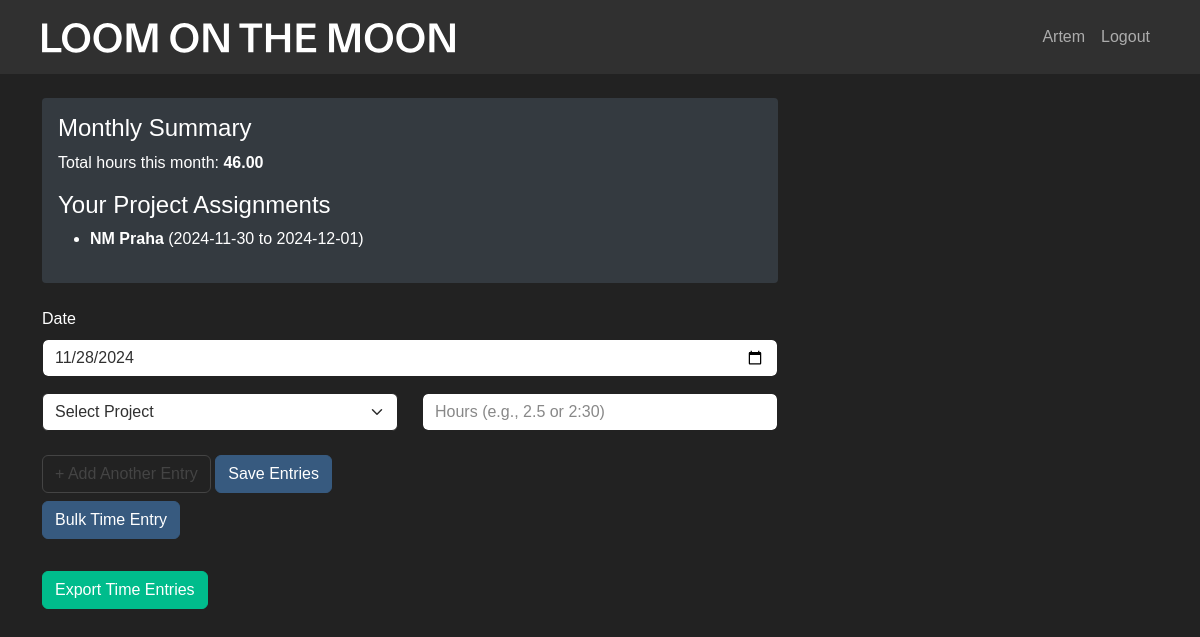
The app's page / (signed in) with its own data.
### app/models.py (models this page shows)
class User(UserMixin, db.Model):
    id = db.Column(db.Integer, primary_key=True)
    username = db.Column(db.String(80), unique=True, nullable=False)
    password = db.Column(db.String(120), nullable=False)
    is_admin = db.Column(db.Boolean, default=False)
    is_active = db.Column(db.Boolean, default=True)  # New field
    time_entries = db.relationship('TimeEntry', backref='user', lazy=True)

class ProjectAssignment(db.Model):
    __tablename__ = 'project_assignment'
    id = db.Column(db.Integer, primary_key=True)
    user_id = db.Column(db.Integer, db.ForeignKey('user.id'), nullable=False)
    project_id = db.Column(db.Integer, db.ForeignKey('project.id'), nullable=False)
    start_date = db.Column(db.Date, nullable=False)
    end_date = db.Column(db.Date, nullable=False)
    user = db.relationship('User', backref=db.backref('assignments', cascade='all, delete-orphan'))
    project = db.relationship('Project', backref=db.backref('assignments', cascade='all, delete-orphan'))

class Project(db.Model):
    id = db.Column(db.Integer, primary_key=True)
    name = db.Column(db.String(100), unique=True, nullable=False)
    deadline = db.Column(db.Date, nullable=True)
    is_active = db.Column(db.Boolean, default=True)  # New field
    time_entries = db.relationship('TimeEntry', backref='project', lazy=True)

### app/main.py (the view)
@main.route('/')
@login_required
def index():
    if current_user.is_admin:
        projects = Project.query.all()
        users = User.query.all()
    else:
        projects = Project.query.filter_by(is_active=True).all()
        users = None
    current_month_hours = TimeEntry.query \
        .filter(TimeEntry.user_id == current_user.id) \
        .filter(extract('month', TimeEntry.date) == datetime.now().month) \
        .with_entities(func.sum(TimeEntry.hours)) \
        .scalar() or 0
    user_assignments = ProjectAssignment.query.filter_by(user_id=current_user.id).all()
    return render_template(
        'index.html',
        projects=projects,
        users=users,
        current_month_hours=current_month_hours,
        user_assignments=user_assignments
    )

### app/__init__.py (called while the page is built)
def create_app():
    app = Flask(__name__)
    app.config['SECRET_KEY'] = 'your-secret-key-here'  # Change this in production
    app.config['SQLALCHEMY_DATABASE_URI'] = 'sqlite:///timetracker.db'
    db.init_app(app)
    login_manager.init_app(app)
    login_manager.login_view = 'auth.login'
    migrate.init_app(app, db)
    from .models import User
    @login_manager.user_loader
    def load_user(user_id):
        return User.query.get(int(user_id))
    from .auth import auth as auth_blueprint
    from .main import main as main_blueprint
    app.register_blueprint(auth_blueprint)
    app.register_blueprint(main_blueprint)
    with app.app_context():
        db.create_all()
    return app

### app/templates/index.html (shortened to what this page needs)
{% extends "base.html" %}
{% block content %}
<div class="row">
    <div class="col-md-8">
        <div class="monthly-summary">
            <h4>Monthly Summary</h4>
            <p>Total hours this month: <strong>{{ "%.2f"|format(current_month_hours) }}</strong></p>
            <h4>Your Project Assignments</h4>
            <ul>
                {% for assignment in user_assignments %}
                <li>
                    <strong>{{ assignment.project.name }}</strong>
                    ({{ assignment.start_date.strftime('%Y-%m-%d') }} to {{ assignment.end_date.strftime('%Y-%m-%d') }})
                </li>
                {% else %}
                <li>No project assignments.</li>
                {% endfor %}
            </ul>
        </div>
        <form id="timeEntryForm">
            <div class="mb-3">
                <label for="entry-date" class="form-label">Date</label>
                <input type="date" class="form-control" id="entry-date" required>
            </div>
            <div id="entries-container">
                <div class="entry-row row">
                    <div class="col-md-6">
                        <select class="form-select project-select" required>
                            <option value="">Select Project</option>
                        </select>
                    </div>
                    <div class="col-md-6">
                        <input type="text" class="form-control hours-input"
                            placeholder="Hours (e.g., 2.5 or 2:30)" required>
                    </div>
                </div>
            </div>
            <button type="button" class="btn btn-outline-secondary add-entry-btn"
                    onclick="addEntryRow()">+ Add Another Entry</button>
            <button type="submit" class="btn btn-primary">Save Entries</button>
        </form>
        <a href="{{ url_for('main.bulk_entry') }}" class="btn btn-primary">Bulk Time Entry</a>
        <div>
            <div class="export-section">
                <button type="button" class="btn btn-success"
                        onclick="showExportModal()">Export Time Entries</button>
            </div>
        </div>
    </div>
</div>
{% endblock %}

### app/templates/base.html (shortened to what this page needs)
<!DOCTYPE html>
<html lang="en">
<head>
    <link rel="stylesheet" href="https://cdn.jsdelivr.net/npm/bootswatch@5.1.3/dist/darkly/bootstrap.min.css">
    <link rel="stylesheet" href="https://cdn.jsdelivr.net/npm/bootstrap-icons@1.7.2/font/bootstrap-icons.css">
</head>
<body>
    <nav class="navbar navbar-expand-lg navbar-dark bg-dark">
        <div class="container">
            <a class="navbar-brand" href="{{ url_for('main.index') }}">
                <img src="{{ url_for('static', filename='assets/loomonthemoon_logo.svg') }}" alt="Logo" height="30">
            </a>
            <div class="navbar-nav ms-auto">
                {% if current_user.is_authenticated %}
                    <span class="nav-item nav-link">{{ current_user.username }}</span>
                    <a class="nav-item nav-link" href="{{ url_for('auth.logout') }}">Logout</a>
                {% endif %}
            </div>
        </div>
    </nav>
    <div class="container mt-4">
        {% block content %}{% endblock %}
    </div>
</body>
</html>

### records on screen
User: username "Artem"
ProjectAssignment: project.name "NM Praha", start_date "2024-11-30", end_date "2024-12-01"

### other values on screen
{{ "%.2f"|format(current_month_hours) }} "46.00"
